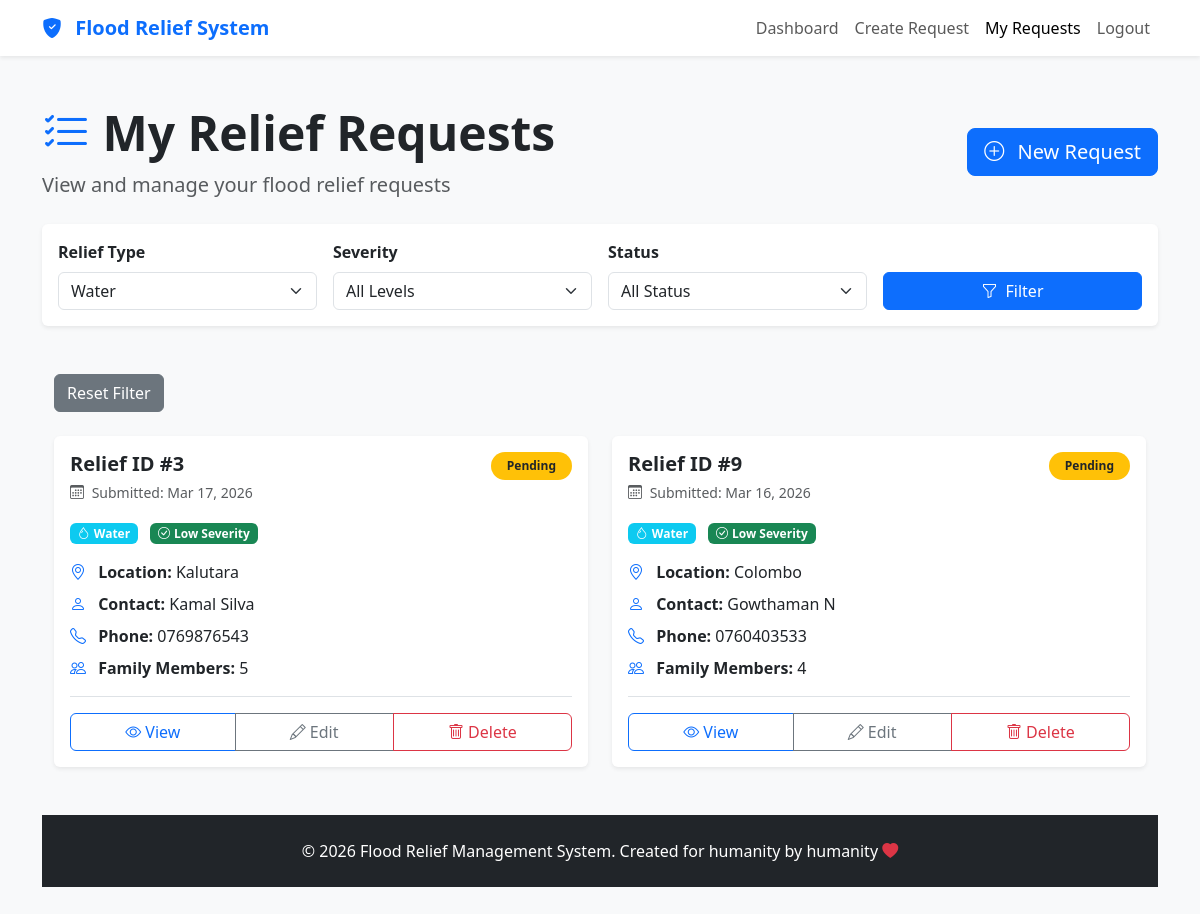
The page /FullStackProject/User/filterrelief.php?relief_type=Water (signed in) on the database its author committed.
### tables this page shows
CREATE TABLE `reliefdetails` (
  `ReliefID` int(11) NOT NULL,
  `UserID` int(11) DEFAULT NULL,
  `TypeofRelief` enum('Water','Food','Medicine','Shelter') DEFAULT NULL,
  `District` varchar(255) NOT NULL,
  `DivisionalSecretariat` varchar(255) NOT NULL,
  `GNDivision` varchar(255) NOT NULL,
  `ContactPersonName` varchar(255) NOT NULL,
  `ContactPersonNumber` varchar(12) NOT NULL,
  `Address` varchar(255) NOT NULL,
  `NoOfFamilyMembers` int(11) NOT NULL,
  `FloodSeverityLevel` enum('Low','Medium','High') DEFAULT NULL,
  `Description` varchar(255) DEFAULT NULL,
  `Status` enum('Pending','Approved','Completed') DEFAULT NULL,
  `date` date DEFAULT curdate()
);

### FullStackProject/User/filterrelief.php (the view, shortened to what this page needs)
<?php
include 'connection.php';
$UserID = $_SESSION['userid'];
$relief_type = isset($_GET['relief_type']) ? $_GET['relief_type'] : '';
$severity_level = isset($_GET['severity_level']) ? $_GET['severity_level'] : '';
$status_level = isset($_GET['status']) ? $_GET['status'] : '';
if($relief_type != '' && $severity_level != '' && $status_level != ''){
    $stmt = $conn->prepare("SELECT * FROM reliefdetails WHERE TypeofRelief = ? AND FloodSeverityLevel = ? AND Status = ? AND UserID = ?");
    $stmt->bind_param("sssi",$relief_type,$severity_level,$status_level,$UserID);
}
elseif($relief_type != '' && $severity_level != ''){
    $stmt = $conn->prepare("SELECT * FROM reliefdetails WHERE TypeofRelief = ? AND FloodSeverityLevel = ? AND UserID = ?");
    $stmt->bind_param("ssi", $relief_type,$severity_level,$UserID);
}
elseif($relief_type != ''&& $status_level != ''){
    $stmt = $conn->prepare("SELECT * FROM reliefdetails WHERE TypeofRelief = ? AND Status = ? AND UserID = ?");
    $stmt->bind_param("ssi", $relief_type,$status_level,$UserID);
}
elseif($severity_level != '' && $status_level != ''){
    $stmt = $conn->prepare("SELECT * FROM reliefdetails WHERE FloodSeverityLevel = ? AND Status = ? AND UserID = ?");
    $stmt->bind_param("ssi",$severity_level,$status_level,$UserID);
}
elseif($relief_type != ''){
     $stmt = $conn->prepare("SELECT * FROM reliefdetails WHERE TypeofRelief = ? AND UserID = ?");
     $stmt->bind_param("si", $relief_type,$UserID);
}
elseif($severity_level != ''){
     $stmt = $conn->prepare("SELECT * FROM reliefdetails WHERE FloodSeverityLevel = ? AND UserID = ?");
     $stmt->bind_param("si", $severity_level,$UserID);
}
elseif($status_level != ''){
     $stmt = $conn->prepare("SELECT * FROM reliefdetails WHERE Status = ? AND UserID = ?");
     $stmt->bind_param("si",$status_level,$UserID);
}
else {
    header("Location: http://localhost/FullStackProject/User/view_requests.php");
    exit();
}
$stmt->execute();
$result = $stmt->get_result();
?>
<!DOCTYPE html>
<html lang="en">
<head>
    <link href="https://cdn.jsdelivr.net/npm/bootstrap@5.3.2/dist/css/bootstrap.min.css" rel="stylesheet">
    <link rel="stylesheet" href="https://cdn.jsdelivr.net/npm/bootstrap-icons@1.11.1/font/bootstrap-icons.css">
</head>
<body class="bg-light">
    <nav class="navbar navbar-expand-lg navbar-light bg-white shadow-sm">
        <div class="container">
            <a class="navbar-brand fw-bold text-primary" href="http://localhost/FullStackProject/User/dashboard.php">
                <i class="bi bi-shield-fill-check me-2"></i>
                Flood Relief System
            </a>
            <div class="collapse navbar-collapse" id="navbarNav">
                <ul class="navbar-nav ms-auto">
                    <li class="nav-item">
                        <a class="nav-link" href="http://localhost/FullStackProject/User/dashboard.php">Dashboard</a>
                    </li>
                    <li class="nav-item">
                        <a class="nav-link" href="http://localhost/FullStackProject/User/create_request.php">Create Request</a>
                    </li>
                    <li class="nav-item">
                        <a class="nav-link active" href="http://localhost/FullStackProject/User/view_requests.php">My Requests</a>
                    </li>
                    <li class="nav-item">
                        <a class="nav-link" href="http://localhost/FullStackProject/index.html">Logout</a>
                    </li>
                </ul>
            </div>
        </div>
    </nav>
    <div class="container py-5">
        <div class="d-flex justify-content-between align-items-center mb-4">
            <div>
                <h1 class="display-5 fw-bold">
                    <i class="bi bi-list-check text-primary"></i>
                    My Relief Requests
                </h1>
                <p class="lead text-muted mb-0">View and manage your flood relief requests</p>
            </div>
            <a href="http://localhost/FullStackProject/User/create_request.php" class="btn btn-primary btn-lg">
                <i class="bi bi-plus-circle me-2"></i>
                New Request
            </a>
        </div>
        <div class="card border-0 shadow-sm mb-4">
            <form method="GET" action="http://localhost/FullStackProject/User/filterrelief.php">
             <div class="card-body">
                <div class="row g-3 align-items-end">
                    <div class="col-md-3">
                        <label class="form-label fw-semibold">Relief Type</label>
                        <select class="form-select" name="relief_type">
                            <option value="Water" <?php if($relief_type == "Water") echo "selected"; ?>>Water</option>
                        </select>
                    </div>
                    <div class="col-md-3">
                        <label class="form-label fw-semibold">Severity</label>
                        <select class="form-select" name="severity_level">
                            <option value="">All Levels</option>
                        </select>
                    </div>
                    <div class="col-md-3">
                        <label class="form-label fw-semibold">Status</label>
                        <select class="form-select" name="status">
                            <option value="">All Status</option>
                        </select>
                    </div>
                    <div class="col-md-3">
                        <button class="btn btn-primary w-100">
                            <i class="bi bi-funnel me-2"></i>Filter
                        </button>
                    </div>
                </div>
            </div>
        </div>
<div class="container mt-5">
    <a href="http://localhost/FullStackProject/User/view_requests.php" class="btn btn-secondary mb-4">Reset Filter</a>
 <div class="row g-4">
           <?php while($row = $result->fetch_assoc()) { ?>
            <div class="col-lg-6">
                <div class="card border-0 shadow-sm h-100">
                    <div class="card-body">
                        <div class="d-flex justify-content-between align-items-start mb-3">
                            <div>
                                <h5 class="card-title fw-bold mb-1">Relief ID #<?php echo $row['ReliefID']; ?></h5>
                                <small class="text-muted">
                                    <i class="bi bi-calendar3 me-1"></i>
                                    Submitted: <?php echo date("M d, Y", strtotime($row['date'])); ?>
                                </small>
                            </div>
                            <?php
                                if($row['Status'] == 'Approved'){
                                 ?>
                                    <span class="badge bg-info text-dark rounded-pill px-3 py-2">
                                        <?php echo $row['Status']; ?>
                                    </span>
                                <?php }
                                elseif($row['Status'] == 'Pending'){
                                 ?>
                                    <span class="badge bg-warning text-dark rounded-pill px-3 py-2">
                                        <?php echo $row['Status']; ?>
                                    </span>
                                <?php }
                                elseif($row['Status'] == 'Completed'){
                                 ?>
                                    <span class="badge bg-success rounded-pill px-3 py-2">
                                        <?php echo $row['Status']; ?>
                                    </span>
                                <?php } ?>
                        </div>
                        <div class="mb-3">
                                <?php
                                if($row['TypeofRelief'] == 'Food'){
                                 ?>
                                    <span class="badge bg-success me-2">
                                        <i class="bi bi-basket me-1"></i><?php echo $row['TypeofRelief']; ?>
                                    </span>
                                <?php }
                                elseif($row['TypeofRelief'] == 'Water'){
                                 ?>
                                    <span class="badge bg-info me-2">
                                        <i class="bi bi-droplet me-1"></i><?php echo $row['TypeofRelief']; ?>
                                    </span>
                                <?php }
                                elseif($row['TypeofRelief'] == 'Medicine'){
                                 ?>
                                    <span class="badge bg-danger me-2">
                                        <i class="bi bi-heart-pulse me-1"></i><?php echo $row['TypeofRelief']; ?>
                                    </span>
                                <?php }
                                elseif($row['TypeofRelief'] == 'Shelter'){
                                    ?>
                                    <span class="badge bg-primary me-1">
                                        <i class="bi bi-house me-1"></i><?php echo $row['TypeofRelief']; ?>
                                    </span>
                                <?php }
                                if($row['FloodSeverityLevel'] == 'High'){
                                 ?>
                                    <span class="badge bg-danger">
                                        <i class="bi bi-exclamation-triangle me-1"></i><?php echo $row['FloodSeverityLevel']; ?> Severity
                                    </span>
                                <?php }
                                elseif($row['FloodSeverityLevel'] == 'Medium'){
                                 ?>
                                    <span class="badge bg-warning text-dark">
                                        <i class="bi bi-exclamation-circle me-1"></i><?php echo $row['FloodSeverityLevel']; ?> Severity
                                    </span>
                                <?php }
                                elseif($row['FloodSeverityLevel'] == 'Low'){
                                 ?>
                                    <span class="badge bg-success">
                                        <i class="bi bi-check-circle me-1"></i><?php echo $row['FloodSeverityLevel']; ?> Severity
                                    </span>
                                <?php } ?>
                        </div>
                        <div class="mb-2">
                            <i class="bi bi-geo-alt text-primary me-2"></i>
                            <strong>Location: </strong><?php echo $row['District']; ?>
                        </div>
                        <div class="mb-2">
                            <i class="bi bi-person text-primary me-2"></i>
                            <strong>Contact: </strong><?php echo $row['ContactPersonName']; ?>
                        </div>
                        <div class="mb-2">
                            <i class="bi bi-telephone text-primary me-2"></i>
                            <strong>Phone: </strong><?php echo $row['ContactPersonNumber']; ?>
                        </div>
                        <div class="mb-3">
                            <i class="bi bi-people text-primary me-2"></i>
                            <strong>Family Members: </strong><?php echo $row['NoOfFamilyMembers']; ?>
                        </div>
                        <div class="border-top pt-3">
                            <div class="btn-group w-100" role="group">
                                <button class="btn btn-outline-primary">
                                    <i class="bi bi-eye me-1"></i>View
                                </button>
                                <a href="http://localhost/FullStackProject/User/create_request.php?id=<?php echo $row['ReliefID']; ?>"
                                 class="btn btn-outline-secondary">
                                    <i class="bi bi-pencil me-1"></i>Edit
                                </a>
                                <a href="http://localhost/FullStackProject/User/deleterelief.php?id=<?php echo $row['ReliefID']; ?>"
                                class="btn btn-outline-danger"
                                onclick="return confirm('Are you sure you want to delete this request?');">
                                    <i class="bi bi-trash me-1"></i>Delete
                                </a>
                            </div>
                        </div>
                    </div>
                </div>
            </div>
            <?php } ?>
        </div>
    </div>
    <footer class="bg-dark text-white text-center py-4 mt-5">
        <div class="container">
            <p class="mb-0">&copy; 2026 Flood Relief Management System. Created for humanity by humanity <i class="bi bi-heart-fill text-danger"></i></p>
        </div>
    </footer>
</body>
</html>

### rows shown on the page
reliefdetails: ReliefID "3", date "Mar 17, 2026", Status "Pending", TypeofRelief "Water", FloodSeverityLevel "Low", District "Kalutara", ContactPersonName "Kamal Silva", ContactPersonNumber "0769876543", NoOfFamilyMembers "5"
reliefdetails: ReliefID "9", date "Mar 16, 2026", Status "Pending", TypeofRelief "Water", FloodSeverityLevel "Low", District "Colombo", ContactPersonName "Gowthaman N", ContactPersonNumber "0760403533", NoOfFamilyMembers "4"
